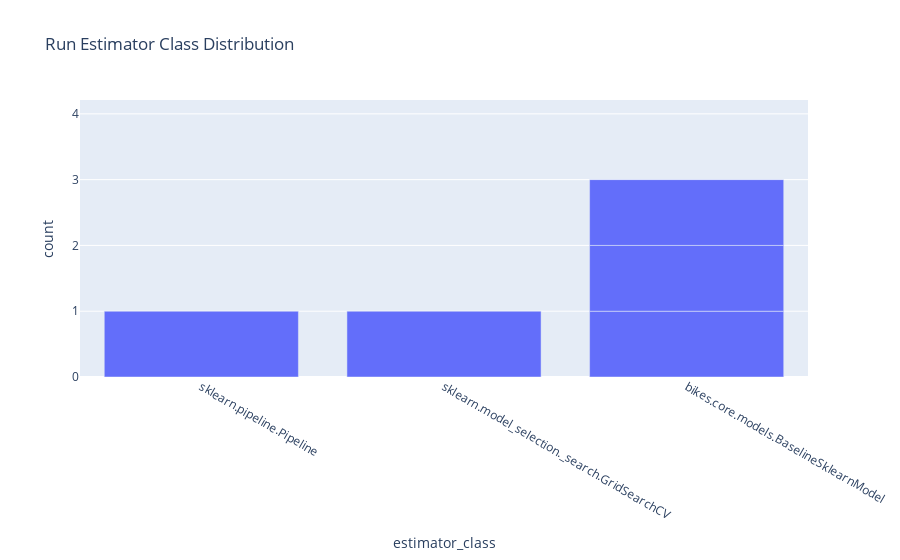

Source (notebook cell):
### Code cell
px.bar(runs, x="estimator_class", title="Run Estimator Class Distribution")

### Figure 1 — Plotly figure (JSON) as saved in the notebook; plotly's stock layout.template omitted (floating-point values rounded to 4 significant figures)
{"data": [{"alignmentgroup": "True", "hovertemplate": "estimator_class=%{x}<br>count=%{y}<extra></extra>", "legendgroup": "", "marker": {"color": "#636efa", "pattern": {"shape": ""}}, "name": "", "offsetgroup": "", "orientation": "v", "showlegend": false, "textposition": "auto", "type": "bar", "x": [null, null, null, null, "sklearn.pipeline.Pipeline", "sklearn.model_selection._search.GridSearchCV", "bikes.core.models.BaselineSklearnModel", "bikes.core.models.BaselineSklearnModel", "bikes.core.models.BaselineSklearnModel"], "xaxis": "x", "y": [1, 1, 1, 1, 1, 1, 1, 1, 1], "yaxis": "y"}], "layout": {"barmode": "relative", "legend": {"tracegroupgap": 0}, "title": {"text": "Run Estimator Class Distribution"}, "xaxis": {"anchor": "y", "domain": [0, 1], "title": {"text": "estimator_class"}}, "yaxis": {"anchor": "x", "domain": [0, 1], "title": {"text": "count"}}}}
